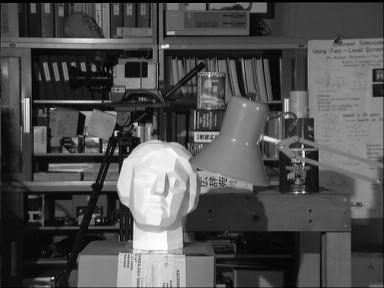
#> input picture img/tsukuba_l.png, 384 x 288 px
$ python depthMap_config.py
#> lines starting #> are read from the running program, lines starting #| are printed output that depends on the picture
import numpy as np
import cv2

def update(val = 0):
    stereo.setBlockSize(cv2.getTrackbarPos('window_size', 'disparity'))
    stereo.setUniquenessRatio(cv2.getTrackbarPos('uniquenessRatio', 'disparity'))
    stereo.setSpeckleWindowSize(cv2.getTrackbarPos('speckleWindowSize', 'disparity'))
    stereo.setSpeckleRange(cv2.getTrackbarPos('speckleRange', 'disparity'))
    stereo.setDisp12MaxDiff(cv2.getTrackbarPos('disp12MaxDiff', 'disparity'))

    print ('computing disparity...')
    disp = stereo.compute(imgL, imgR).astype(np.float32) / 16.0

    cv2.imshow('left', imgL)
    cv2.imshow('right', imgR)
    cv2.imshow('disparity', (disp-min_disp)/num_disp)


if __name__ == "__main__":
    window_size = 5
    min_disp = 16
    num_disp = 192-min_disp
    blockSize = window_size
    uniquenessRatio = 1
    speckleRange = 12
    speckleWindowSize = 3
    disp12MaxDiff = 200
    P1 = 600
    P2 = 2400

    imgL = cv2.imread('./img/tsukuba_l.png', 0)
#> imgL is the input picture: shape (288, 384); min 0, max 255, mean 80.4
    imgR = cv2.imread('./img/tsukuba_r.png', 0)
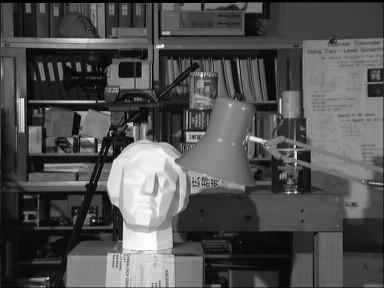
#> input picture img/tsukuba_r.png, 384 x 288 px
#> imgR is the input picture: shape (288, 384); min 0, max 255, mean 80.9

    cv2.namedWindow('disparity')
    cv2.createTrackbar('speckleRange', 'disparity', speckleRange, 50, update)
    cv2.createTrackbar('window_size', 'disparity', window_size, 21, update)
    cv2.createTrackbar('speckleWindowSize', 'disparity', speckleWindowSize, 200, update)
    cv2.createTrackbar('uniquenessRatio', 'disparity', uniquenessRatio, 50, update)
    cv2.createTrackbar('disp12MaxDiff', 'disparity', disp12MaxDiff, 250, update)

    '''
    cv2.createStereoSGBM(minDisparity, numDisparities, blockSize[, P1[, P2[, disp12MaxDiff[, preFilterCap[, uniquenessRatio[, speckleWindowSize[, speckleRange[, mode]]]]]]]]) → retval
    Parameters:
        minDisparity – Minimum possible disparity value. Normally, it is zero but sometimes rectification algorithms can shift images, so this parameter needs to be adjusted accordingly.
        numDisparities – Maximum disparity minus minimum disparity. The value is always greater than zero. In the current implementation, this parameter must be divisible by 16.
        blockSize – Matched block size. It must be an odd number >=1 . Normally, it should be somewhere in the 3..11 range.
        P1 – The first parameter controlling the disparity smoothness. See below.
        P2 – The second parameter controlling the disparity smoothness. The larger the values are, the smoother the disparity is. P1 is the penalty on the disparity change by plus or minus 1 between neighbor pixels. P2 is the penalty on the disparity change by more than 1 between neighbor pixels. The algorithm requires P2 > P1 . See stereo_match.cpp sample where some reasonably good P1 and P2 values are shown (like 8*number_of_image_channels*SADWindowSize*SADWindowSize and 32*number_of_image_channels*SADWindowSize*SADWindowSize , respectively).
        disp12MaxDiff – Maximum allowed difference (in integer pixel units) in the left-right disparity check. Set it to a non-positive value to disable the check.
        preFilterCap – Truncation value for the prefiltered image pixels. The algorithm first computes x-derivative at each pixel and clips its value by [-preFilterCap, preFilterCap] interval. The result values are passed to the Birchfield-Tomasi pixel cost function.
        uniquenessRatio – Margin in percentage by which the best (minimum) computed cost function value should “win” the second best value to consider the found match correct. Normally, a value within the 5-15 range is good enough.
        speckleWindowSize – Maximum size of smooth disparity regions to consider their noise speckles and invalidate. Set it to 0 to disable speckle filtering. Otherwise, set it somewhere in the 50-200 range.
        speckleRange – Maximum disparity variation within each connected component. If you do speckle filtering, set the parameter to a positive value, it will be implicitly multiplied by 16. Normally, 1 or 2 is good enough.
        mode – Set it to StereoSGBM::MODE_HH to run the full-scale two-pass dynamic programming algorithm. It will consume O(W*H*numDisparities) bytes, which is large for 640x480 stereo and huge for HD-size pictures. By default, it is set to false .
    '''

    stereo = cv2.StereoSGBM_create(
        minDisparity = min_disp,
        numDisparities = num_disp,
        blockSize = window_size,
        uniquenessRatio = uniquenessRatio,
        speckleRange = speckleRange,
        speckleWindowSize = speckleWindowSize,
        disp12MaxDiff = disp12MaxDiff,
        P1 = P1,
        P2 = P2
    )
    update()
#> in update, `disp = stereo.compute(imgL, imgR).astype(np.float32) / 16.0`:
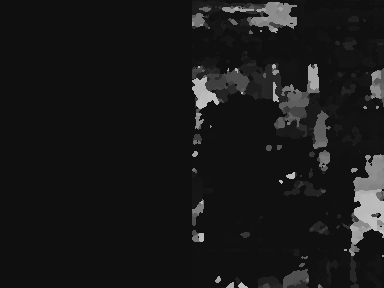
#> disp: shape (288, 384) float32; min 15, max 191, mean 24.8
#> in update, `cv2.imshow('disparity', (disp-min_disp)/num_disp)`:
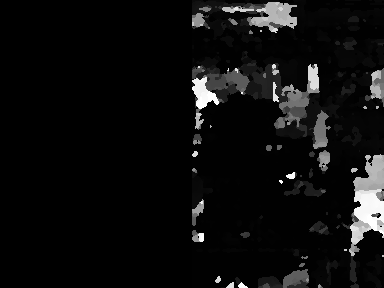
#> window 'disparity': shape (288, 384) float32; min -0.00568, max 0.994, mean 0.0501; drawn with min black and max white
    cv2.waitKey(0)
    cv2.destroyAllWindows()
